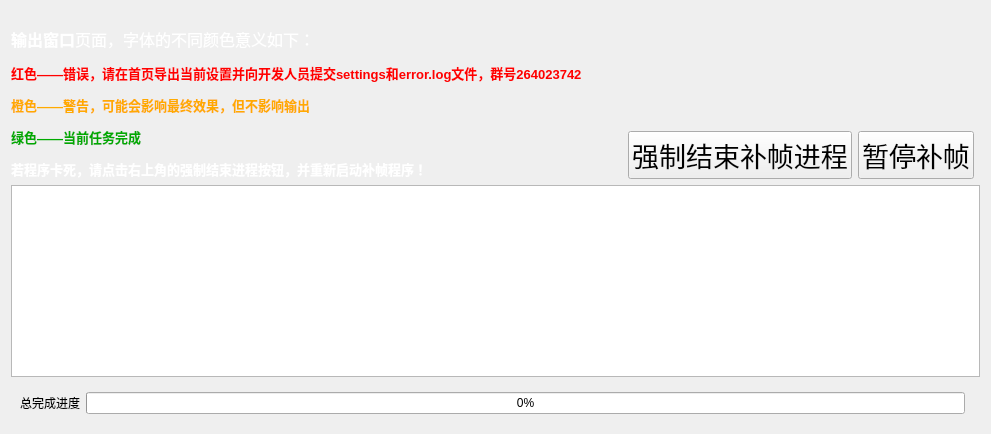
         <widget class="QWidget" name="step3">
          <property name="acceptDrops">
           <bool>true</bool>
          </property>
          <property name="whatsThis">
           <string/>
          </property>
          <attribute name="title">
           <string>输出</string>
          </attribute>
          <layout class="QGridLayout" name="gridLayout_24">
           <item row="0" column="0">
            <layout class="QGridLayout" name="gridLayout_8">
             <item row="2" column="0" rowspan="2" colspan="2">
              <widget class="MyTextWidget" name="OptionCheck">
               <property name="sizePolicy">
                <sizepolicy hsizetype="Expanding" vsizetype="Expanding">
                 <horstretch>0</horstretch>
                 <verstretch>0</verstretch>
                </sizepolicy>
               </property>
               <property name="autoFormatting">
                <set>QTextEdit::AutoAll</set>
               </property>
               <property name="readOnly">
                <bool>true</bool>
               </property>
               <property name="html">
                <string>&lt;!DOCTYPE HTML PUBLIC &quot;-//W3C//DTD HTML 4.0//EN&quot; &quot;http://www.w3.org/TR/REC-html40/strict.dtd&quot;&gt;
&lt;html&gt;&lt;head&gt;&lt;meta name=&quot;qrichtext&quot; content=&quot;1&quot; /&gt;&lt;style type=&quot;text/css&quot;&gt;
p, li { white-space: pre-wrap; }
&lt;/style&gt;&lt;/head&gt;&lt;body style=&quot; font-family:'SimSun'; font-size:9pt; font-weight:400; font-style:normal;&quot;&gt;
&lt;p style=&quot;-qt-paragraph-type:empty; margin-top:12px; margin-bottom:12px; margin-left:0px; margin-right:0px; -qt-block-indent:0; text-indent:0px;&quot;&gt;&lt;br /&gt;&lt;/p&gt;&lt;/body&gt;&lt;/html&gt;</string>
               </property>
              </widget>
             </item>
             <item row="4" column="0">
              <widget class="QWidget" name="ProgressBarVisibleControl" native="true">
               <property name="sizePolicy">
                <sizepolicy hsizetype="Preferred" vsizetype="Fixed">
                 <horstretch>0</horstretch>
                 <verstretch>0</verstretch>
                </sizepolicy>
               </property>
               <layout class="QHBoxLayout" name="horizontalLayout_5">
                <item>
                 <widget class="QLabel" name="label_17">
                  <property name="sizePolicy">
                   <sizepolicy hsizetype="Preferred" vsizetype="Fixed">
                    <horstretch>0</horstretch>
                    <verstretch>0</verstretch>
                   </sizepolicy>
                  </property>
                  <property name="text">
                   <string>总完成进度</string>
                  </property>
                 </widget>
                </item>
                <item>
                 <widget class="QProgressBar" name="progressBar">
                  <property name="sizePolicy">
                   <sizepolicy hsizetype="Expanding" vsizetype="Fixed">
                    <horstretch>0</horstretch>
                    <verstretch>0</verstretch>
                   </sizepolicy>
                  </property>
                  <property name="maximum">
                   <number>100</number>
                  </property>
                  <property name="value">
                   <number>0</number>
                  </property>
                 </widget>
                </item>
               </layout>
              </widget>
             </item>
             <item row="1" column="0">
              <layout class="QGridLayout" name="gridLayout_33">
               <item row="0" column="0">
                <widget class="QLabel" name="label_15">
                 <property name="sizePolicy">
                  <sizepolicy hsizetype="Maximum" vsizetype="Preferred">
                   <horstretch>0</horstretch>
                   <verstretch>0</verstretch>
                  </sizepolicy>
                 </property>
                 <property name="text">
                  <string>&lt;html&gt;&lt;head/&gt;&lt;body&gt;&lt;p&gt;&lt;span style=&quot; font-size:12pt; font-weight:600; color:#ffffff;&quot;&gt;输出窗口&lt;/span&gt;&lt;span style=&quot; font-size:12pt; color:#ffffff;&quot;&gt;页面，字体的不同颜色意义如下：&lt;/span&gt;&lt;/p&gt;&lt;p&gt;&lt;span style=&quot; font-size:10pt; font-weight:600; color:#ff0000;&quot;&gt;红色——错误，请在首页导出当前设置并向开发人员提交settings和error.log文件，群号264023742&lt;/span&gt;&lt;/p&gt;&lt;p&gt;&lt;span style=&quot; font-size:10pt; font-weight:600; color:#ffaa00;&quot;&gt;橙色——警告，可能会影响最终效果，但不影响输出&lt;/span&gt;&lt;/p&gt;&lt;p&gt;&lt;span style=&quot; font-size:10pt; font-weight:600; color:#00aa00;&quot;&gt;绿色——当前任务完成&lt;/span&gt;&lt;/p&gt;&lt;p&gt;&lt;span style=&quot; font-size:10pt; font-weight:600; color:#ffffff;&quot;&gt;若程序卡死，请点击右上角的强制结束进程按钮，并重新启动补帧程序！&lt;/span&gt;&lt;/p&gt;&lt;/body&gt;&lt;/html&gt;</string>
                 </property>
                 <property name="alignment">
                  <set>Qt::AlignBottom|Qt::AlignLeading|Qt::AlignLeft</set>
                 </property>
                </widget>
               </item>
               <item row="0" column="1">
                <layout class="QVBoxLayout" name="verticalLayout_2">
                 <item>
                  <spacer name="verticalSpacer_3">
                   <property name="orientation">
                    <enum>Qt::Vertical</enum>
                   </property>
                   <property name="sizeType">
                    <enum>QSizePolicy::Fixed</enum>
                   </property>
                   <property name="sizeHint" stdset="0">
                    <size>
                     <width>20</width>
                     <height>120</height>
                    </size>
                   </property>
                  </spacer>
                 </item>
                 <item>
                  <layout class="QHBoxLayout" name="horizontalLayout_3">
                   <item>
                    <spacer name="horizontalSpacer">
                     <property name="orientation">
                      <enum>Qt::Horizontal</enum>
                     </property>
                     <property name="sizeType">
                      <enum>QSizePolicy::Expanding</enum>
                     </property>
                     <property name="sizeHint" stdset="0">
                      <size>
                       <width>40</width>
                       <height>20</height>
                      </size>
                     </property>
                    </spacer>
                   </item>
                   <item>
                    <widget class="QPushButton" name="KillProcButton">
                     <property name="sizePolicy">
                      <sizepolicy hsizetype="Minimum" vsizetype="Fixed">
                       <horstretch>0</horstretch>
                       <verstretch>0</verstretch>
                      </sizepolicy>
                     </property>
                     <property name="font">
                      <font>
                       <family>Abril Fatface</family>
                       <pointsize>20</pointsize>
                      </font>
                     </property>
                     <property name="text">
                      <string>强制结束补帧进程</string>
                     </property>
                    </widget>
                   </item>
                   <item>
                    <widget class="QPushButton" name="PauseProcess">
                     <property name="sizePolicy">
                      <sizepolicy hsizetype="Minimum" vsizetype="Fixed">
                       <horstretch>0</horstretch>
                       <verstretch>0</verstretch>
                      </sizepolicy>
                     </property>
                     <property name="font">
                      <font>
                       <family>Abril Fatface</family>
                       <pointsize>20</pointsize>
                      </font>
                     </property>
                     <property name="text">
                      <string>暂停补帧</string>
                     </property>
                    </widget>
                   </item>
                  </layout>
                 </item>
                </layout>
               </item>
              </layout>
             </item>
            </layout>
           </item>
          </layout>
         </widget>
